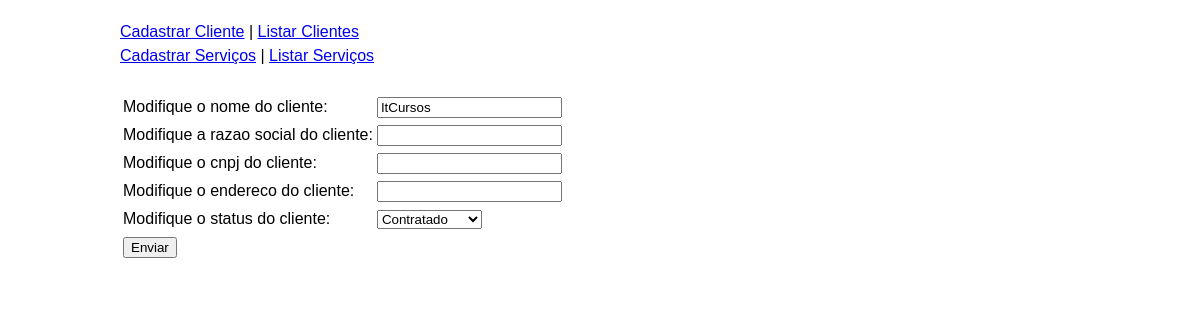
Before: /index.php/clientes/alterar/?id=1 with the older database file.
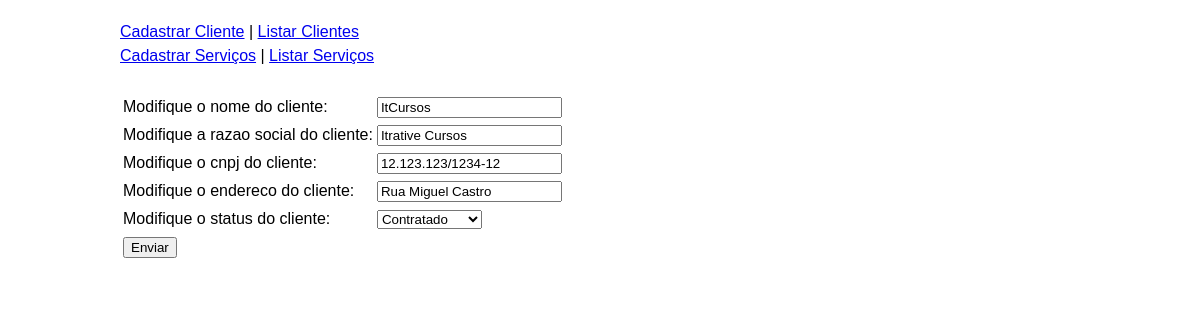
After: the same page with the newer database file.
### tables this page shows
CREATE TABLE clientes ( 
	id int NOT NULL auto_increment,
	nome varchar(255) NOT NULL,
	razao_social varchar(255) NOT NULL,
	cnpj char(18) NOT NULL,
	endereco varchar(255) NOT NULL,
	data_ultima_visita date NULL,
	data_proxima_visita date NULL,
	status varchar(255) NOT NULL,
	PRIMARY KEY (id),
	UNIQUE (nome),
	UNIQUE (cnpj),
	UNIQUE (razao_social)
);

### controle/rotas.php (called while the page is built, shortened)
<?php
    function montar_include($pasta, $arquivo) {
        return TEMPLATES.'/'.$pasta.'/'.$arquivo.'.php';
    }
    function mostrar_conteudo() {
        $uri = $_SERVER['REQUEST_URI'];
        $uri = explode('?', $uri);
        $uri = $uri[0];
        $uri = rtrim($uri, '/');
        $partes = explode('/', $uri);
        if(count($partes) >= 5) {
            $arquivo = array_pop($partes);
            $pasta = array_pop($partes);
        } else {
            $pasta = 'servico';
            $arquivo = 'listar';
        }
        $caminho = montar_include($pasta, $arquivo);
        include_once($caminho);
    }
?>

### controle/banco.php (called while the page is built, shortened)
<?php
    function buscar_por_id($tabela, $id){
        $sql = 'SELECT * from '.$tabela.' WHERE id=\''.$id.'\' LIMIT 1;';
        $resultado = mysql_query($sql);
        return mysql_fetch_assoc($resultado);
    }
?>

### templates/clientes/alterar.php (the view, shortened to what this page needs)
<br /><br />
<?php
echo '<table>
			<form action=\''.$_SERVER['PHP_SELF'].'?id='.$_GET['id'].'\' method=\'post\'>';
$cliente = buscar_por_id('clientes',$_GET['id']);
		echo    '<tr>
					<td>Modifique o nome do cliente: </td>
					<td><input name=\'nome\' value=\''.$cliente['nome'].'\' required/></td>
				</tr>
				<tr>
					<td>Modifique a razao social do cliente: </td>
					<td><input name=\'razao_social\' value=\''.$cliente['razao_social'].'\' required/></td>
				</tr>
				<tr>
					<td>Modifique o cnpj do cliente: </td>
					<td><input name=\'cnpj\' value=\''.$cliente['cnpj'].'\' required/></td>
				</tr>
				<tr>
					<td>Modifique o endereco do cliente: </td>
					<td><input name=\'endereco\' value=\''.$cliente['endereco'].'\' required/></td>
				</tr>
				<tr>
					<td>Modifique o status do cliente: </td>
					<td><select name=\'status\'>
							<option value=\'contratado\'';
								if ($cliente['status'] == 'contratado'){
									echo 'selected';
								}
		echo 							'>Contratado</option>
							<option value=\'sob demanda\'';
		echo 							'>Sob demanda</option>
							 selected>Sob Demanda</option>
					</select></td>
				</tr>
				<tr>
					<td><button type=\'submit\'>Enviar</button>
				</tr>';
echo '		</form>
	</table>';
?>

Changed rows visible on the page:
changed clientes "ItCursos": razao_social (not shown) → "Itrative Cursos"; cnpj (not shown) → "12.123.123/1234-12"; endereco (not shown) → "Rua Miguel Castro"; status (not shown) → "Contratado"
Other visible differences:
form field status: "Contratado" → (not shown)
